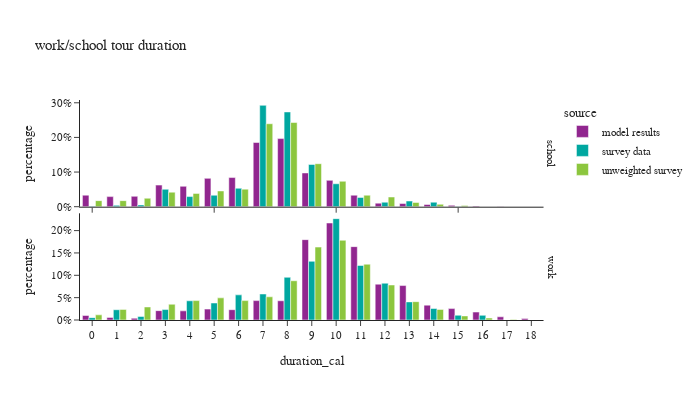

This figure's notebook cell:
### Code cell
ws_tour_data['duration_cal'] = ws_tour_data['end'] - ws_tour_data['start']

df_plot = ws_tour_data.groupby(['source','tour_type','duration_cal'])[['tour_weight']].sum().reset_index()
df_plot['percentage'] = df_plot.groupby(['tour_type','source'], group_keys=False)['tour_weight']. \
    apply(lambda x: x / float(x.sum()))

fig = px.bar(df_plot, x="duration_cal", y="percentage", color="source",barmode="group",
             facet_row='tour_type',
             title="work/school tour duration")
fig.for_each_annotation(lambda a: a.update(text = a.text.split("=")[-1]))
fig.update_layout(height=400, width=700, font=dict(size=11), yaxis1=dict(tickformat=".0%"), yaxis2=dict(tickformat=".0%", matches=None), xaxis=dict(dtick="1"))
fig.show()

### Figure 1 — Plotly figure (JSON) as saved in the notebook; plotly's stock layout.template omitted (floating-point values rounded to 4 significant figures)
{"data": [{"alignmentgroup": "True", "hovertemplate": "source=model results<br>tour_type=school<br>duration_cal=%{x}<br>percentage=%{y}<extra></extra>", "legendgroup": "model results", "marker": {"color": "#91268F", "pattern": {"shape": ""}}, "name": "model results", "offsetgroup": "model results", "orientation": "v", "showlegend": true, "textposition": "auto", "type": "bar", "x": [0.0, 1.0, 2.0, 3.0, 4.0, 5.0, 6.0, 7.0, 8.0, 9.0, 10.0, 11.0, 12.0, 13.0, 14.0, 15.0, 16.0, 17.0, 18.0], "xaxis": "x2", "y": [0.03328, 0.0291, 0.02992, 0.06236, 0.05885, 0.08179, 0.08414, 0.1853, 0.1967, 0.09748, 0.07604, 0.0332, 0.01025, 0.009169, 0.00631, 0.003856, 0.001857, 0.0003711, 2.416e-05], "yaxis": "y2"}, {"alignmentgroup": "True", "hovertemplate": "source=model results<br>tour_type=work<br>duration_cal=%{x}<br>percentage=%{y}<extra></extra>", "legendgroup": "model results", "marker": {"color": "#91268F", "pattern": {"shape": ""}}, "name": "model results", "offsetgroup": "model results", "orientation": "v", "showlegend": false, "textposition": "auto", "type": "bar", "x": [0.0, 1.0, 2.0, 3.0, 4.0, 5.0, 6.0, 7.0, 8.0, 9.0, 10.0, 11.0, 12.0, 13.0, 14.0, 15.0, 16.0, 17.0, 18.0], "xaxis": "x", "y": [0.01014, 0.005865, 0.003974, 0.02097, 0.02042, 0.02435, 0.02304, 0.04338, 0.04302, 0.1798, 0.217, 0.1641, 0.08013, 0.07706, 0.03325, 0.02551, 0.01775, 0.007113, 0.003145], "yaxis": "y"}, {"alignmentgroup": "True", "hovertemplate": "source=survey data<br>tour_type=school<br>duration_cal=%{x}<br>percentage=%{y}<extra></extra>", "legendgroup": "survey data", "marker": {"color": "#00A7A0", "pattern": {"shape": ""}}, "name": "survey data", "offsetgroup": "survey data", "orientation": "v", "showlegend": true, "textposition": "auto", "type": "bar", "x": [0.0, 1.0, 2.0, 3.0, 4.0, 5.0, 6.0, 7.0, 8.0, 9.0, 10.0, 11.0, 12.0, 13.0, 14.0, 15.0], "xaxis": "x2", "y": [0.00142, 0.003844, 0.005113, 0.05035, 0.02925, 0.03313, 0.05324, 0.2926, 0.2735, 0.1219, 0.06624, 0.02673, 0.01299, 0.01635, 0.01304, 0.0002171], "yaxis": "y2"}, {"alignmentgroup": "True", "hovertemplate": "source=survey data<br>tour_type=work<br>duration_cal=%{x}<br>percentage=%{y}<extra></extra>", "legendgroup": "survey data", "marker": {"color": "#00A7A0", "pattern": {"shape": ""}}, "name": "survey data", "offsetgroup": "survey data", "orientation": "v", "showlegend": false, "textposition": "auto", "type": "bar", "x": [0.0, 1.0, 2.0, 3.0, 4.0, 5.0, 6.0, 7.0, 8.0, 9.0, 10.0, 11.0, 12.0, 13.0, 14.0, 15.0, 16.0, 17.0], "xaxis": "x", "y": [0.005311, 0.02295, 0.007945, 0.02335, 0.04292, 0.038, 0.05621, 0.0582, 0.09551, 0.1313, 0.2268, 0.1219, 0.0823, 0.04054, 0.02568, 0.0106, 0.01041, 9.669e-05], "yaxis": "y"}, {"alignmentgroup": "True", "hovertemplate": "source=unweighted survey<br>tour_type=school<br>duration_cal=%{x}<br>percentage=%{y}<extra></extra>", "legendgroup": "unweighted survey", "marker": {"color": "#8CC63E", "pattern": {"shape": ""}}, "name": "unweighted survey", "offsetgroup": "unweighted survey", "orientation": "v", "showlegend": true, "textposition": "auto", "type": "bar", "x": [0.0, 1.0, 2.0, 3.0, 4.0, 5.0, 6.0, 7.0, 8.0, 9.0, 10.0, 11.0, 12.0, 13.0, 14.0, 15.0], "xaxis": "x2", "y": [0.01748, 0.01748, 0.02448, 0.04196, 0.03846, 0.04545, 0.0507, 0.2395, 0.243, 0.1241, 0.07343, 0.03322, 0.02797, 0.01224, 0.006993, 0.003497], "yaxis": "y2"}, {"alignmentgroup": "True", "hovertemplate": "source=unweighted survey<br>tour_type=work<br>duration_cal=%{x}<br>percentage=%{y}<extra></extra>", "legendgroup": "unweighted survey", "marker": {"color": "#8CC63E", "pattern": {"shape": ""}}, "name": "unweighted survey", "offsetgroup": "unweighted survey", "orientation": "v", "showlegend": false, "textposition": "auto", "type": "bar", "x": [0.0, 1.0, 2.0, 3.0, 4.0, 5.0, 6.0, 7.0, 8.0, 9.0, 10.0, 11.0, 12.0, 13.0, 14.0, 15.0, 16.0, 17.0], "xaxis": "x", "y": [0.01153, 0.02374, 0.02916, 0.03527, 0.0434, 0.04951, 0.0434, 0.05188, 0.08783, 0.1631, 0.1784, 0.1248, 0.07833, 0.04103, 0.02374, 0.009156, 0.004408, 0.001356], "yaxis": "y"}], "layout": {"annotations": [{"font": {}, "showarrow": false, "text": "work", "textangle": 90, "x": 0.98, "xanchor": "left", "xref": "paper", "y": 0.2425, "yanchor": "middle", "yref": "paper"}, {"font": {}, "showarrow": false, "text": "school", "textangle": 90, "x": 0.98, "xanchor": "left", "xref": "paper", "y": 0.7575, "yanchor": "middle", "yref": "paper"}], "barmode": "group", "font": {"size": 11}, "height": 400, "legend": {"title": {"text": "source"}, "tracegroupgap": 0}, "title": {"text": "work/school tour duration"}, "width": 700, "xaxis": {"anchor": "y", "domain": [0.0, 0.98], "dtick": "1", "title": {"text": "duration_cal"}}, "xaxis2": {"anchor": "y2", "domain": [0.0, 0.98], "matches": "x", "showticklabels": false}, "yaxis": {"anchor": "x", "domain": [0.0, 0.485], "tickformat": ".0%", "title": {"text": "percentage"}}, "yaxis2": {"anchor": "x2", "domain": [0.515, 1.0], "tickformat": ".0%", "title": {"text": "percentage"}}}}
